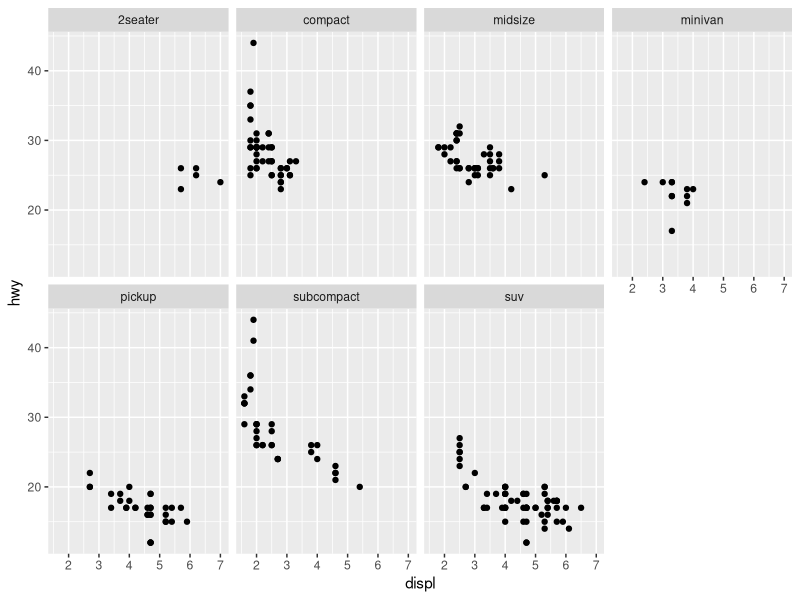
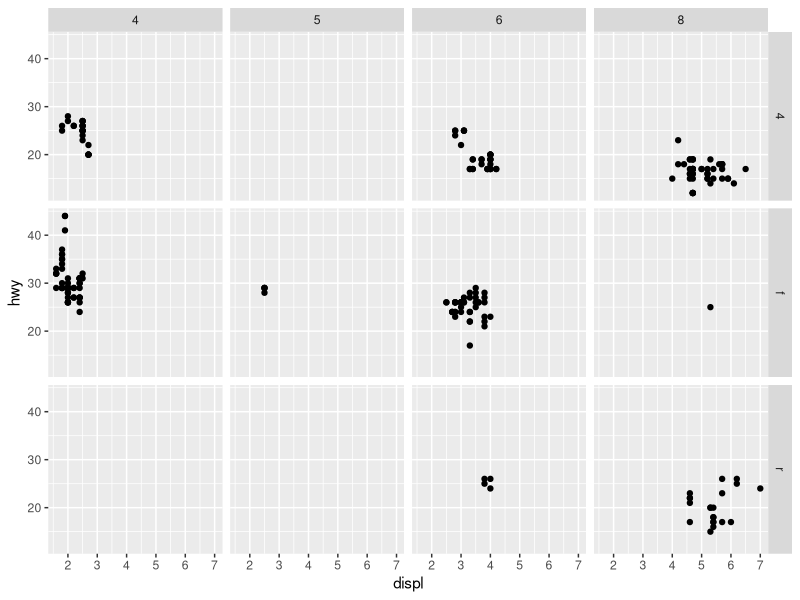
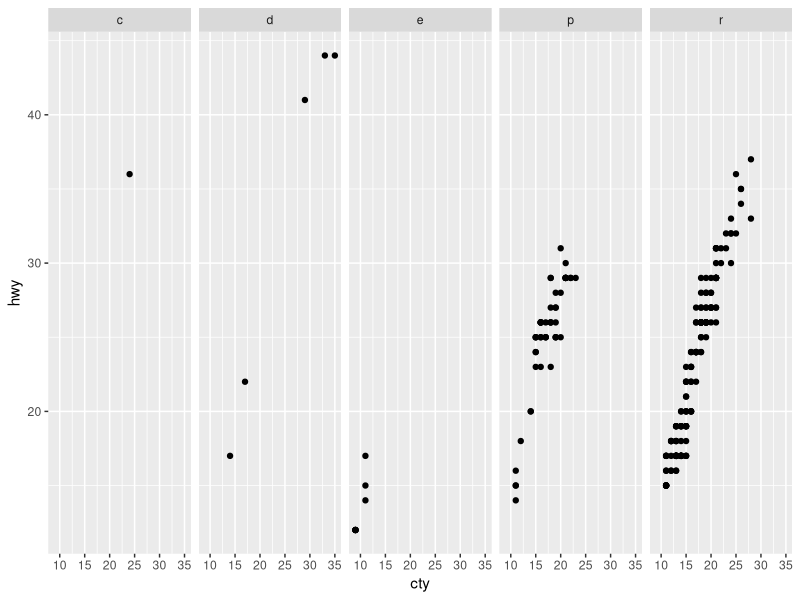
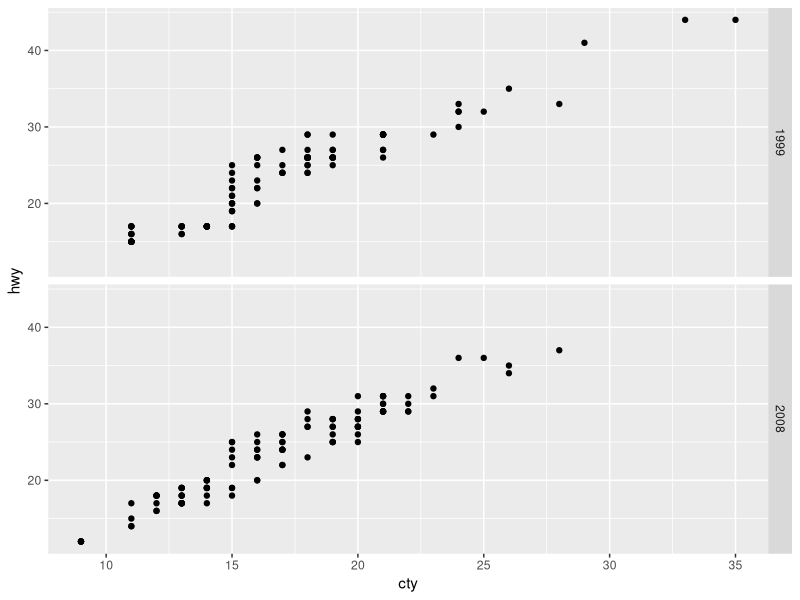
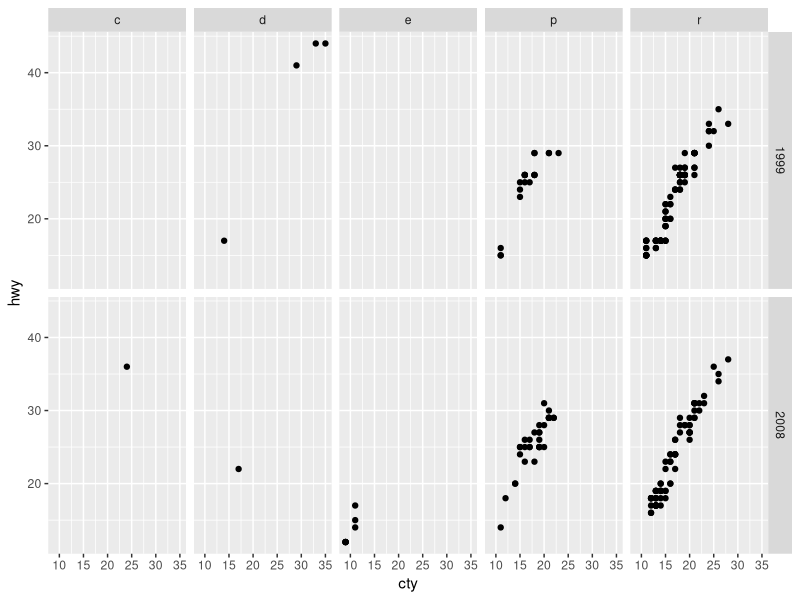
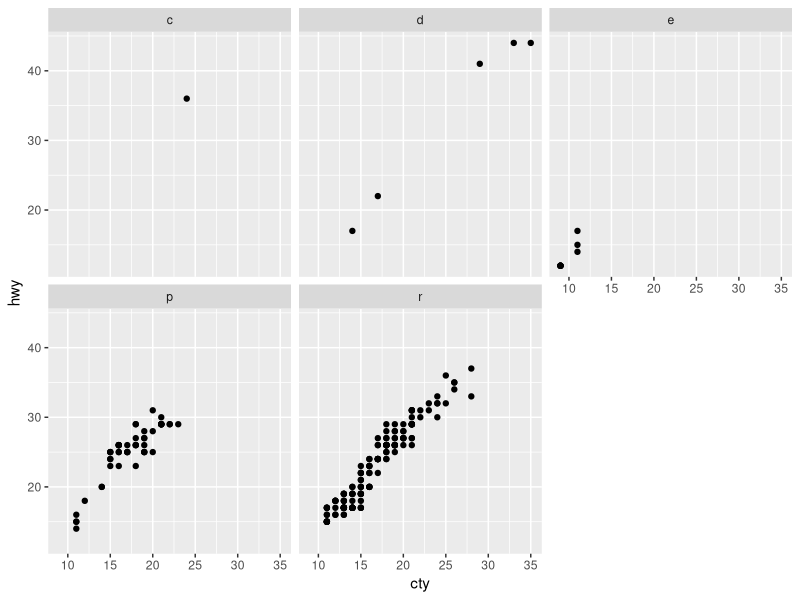
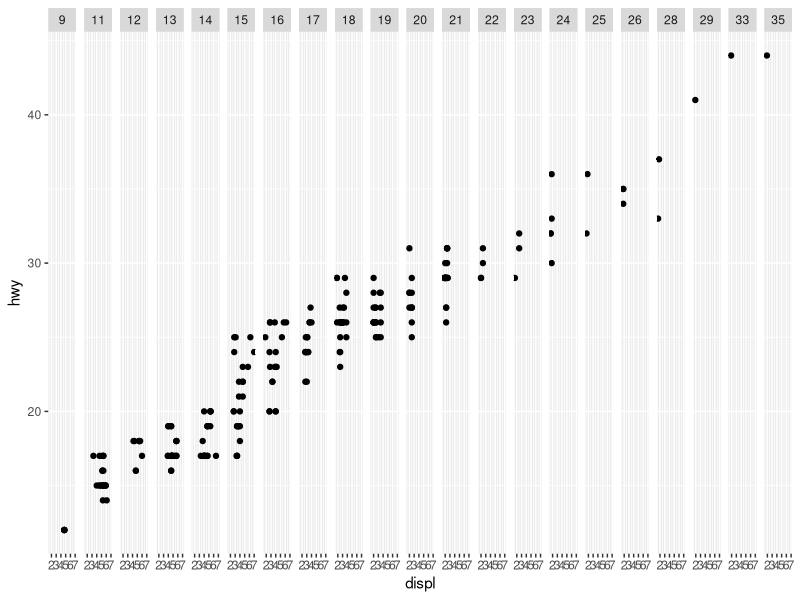
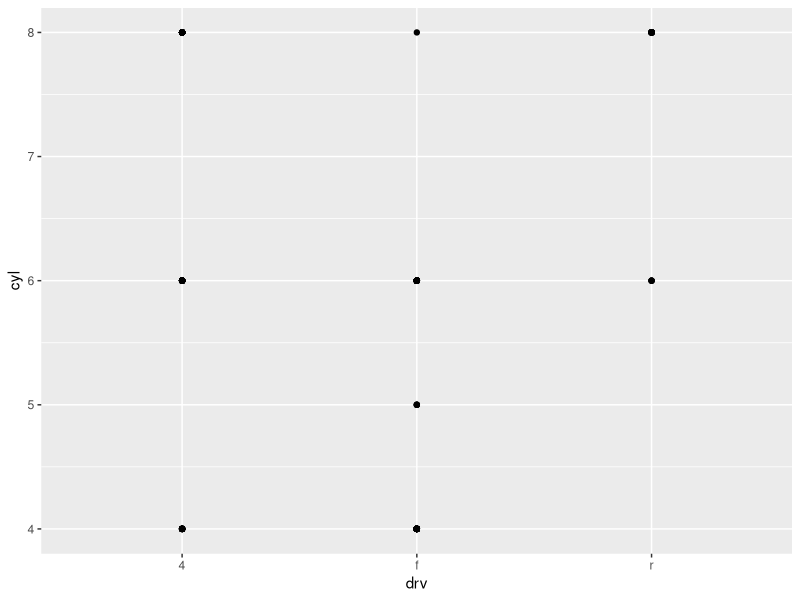

Source code (R) for these figures, in order:
## ---- chunk 1
library(tidyverse)

knitr::opts_chunk$set(fig.height = 3, fig.width = 6)

Sys.setlocale(locale = "Lithuanian")
## ---- chunk 2
ggplot(data = mpg) + 
  geom_point(mapping = aes(x = displ, y = hwy)) + 
  facet_wrap(~ class, nrow = 2)
## ---- chunk 3
ggplot(data = mpg) + 
  geom_point(mapping = aes(x = displ, y = hwy)) + 
  facet_grid(drv ~ cyl)
## ---- chunk 4
t <- ggplot(mpg, aes(cty, hwy)) +
     geom_point()
## ---- chunk 5
# . - eilutese nieko nera
t + facet_grid(. ~ fl)
## ---- chunk 6
#stulpeliuose nk nera
t + facet_grid(year ~ .)
## ---- chunk 7
t + facet_grid(year ~ fl)
## ---- chunk 8
t + facet_wrap(~ fl)
## ---- chunk 9
# labai daug facečių sudaro
ggplot(data = mpg) + 
  geom_point(mapping = aes(x = displ, y = hwy)) + 
  facet_grid(~ cty)
## ---- chunk 10
#tušti langeliai rodo, jog nėra toje skiltyje jokių taškų
ggplot(data = mpg) + 
     geom_point(mapping = aes(x = drv, y = cyl)) 
## ---- chunk 11
ggplot(data = mpg) + 
     geom_point(mapping = aes(x = cyl, y = drv)) +
    facet_grid(drv ~ cyl)
## ---- chunk 12
#. reiškia, jog tik vienas stulpelis, šiuo atveju, bus
ggplot(data = mpg) + 
    geom_point(mapping = aes(x = displ, y = hwy)) + 
    facet_grid(drv ~ .) 

## ---- chunk 13
#., kad tik 1 eilutė, šiuo atveju, bus
ggplot(data = mpg) + 
   geom_point(mapping = aes(x = displ, y = hwy)) + 
   facet_grid(. ~ cyl) 
## ---- chunk 14
ggplot(data = mpg) + 
    geom_point(mapping = aes(x = displ, y = hwy)) + 
    facet_wrap(~ class, nrow = 2) 
## ---- chunk 15
ggplot(data = mpg) + 
    geom_point(mapping = aes(x = displ, y = hwy, color = class )) + 
    facet_wrap(~ class, nrow = 2) 
## ---- chunk 16
?facet_wrap
?facet_grid

